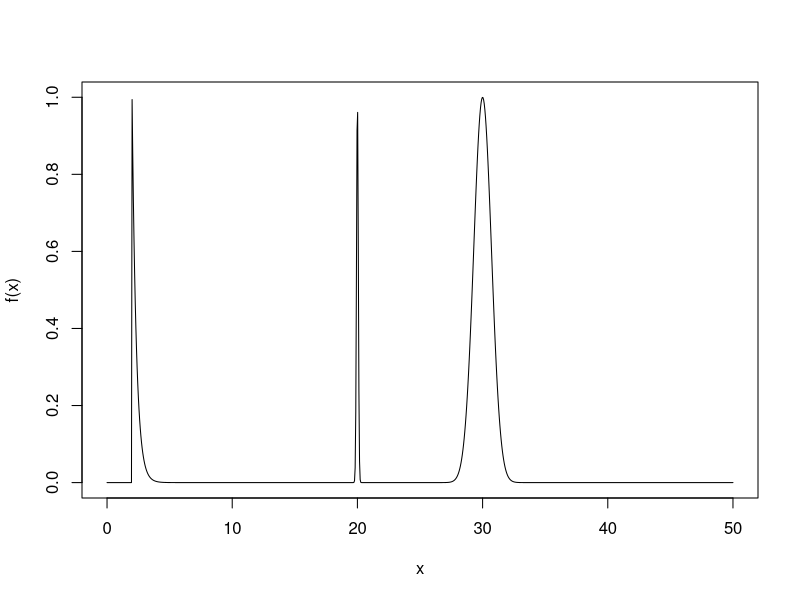
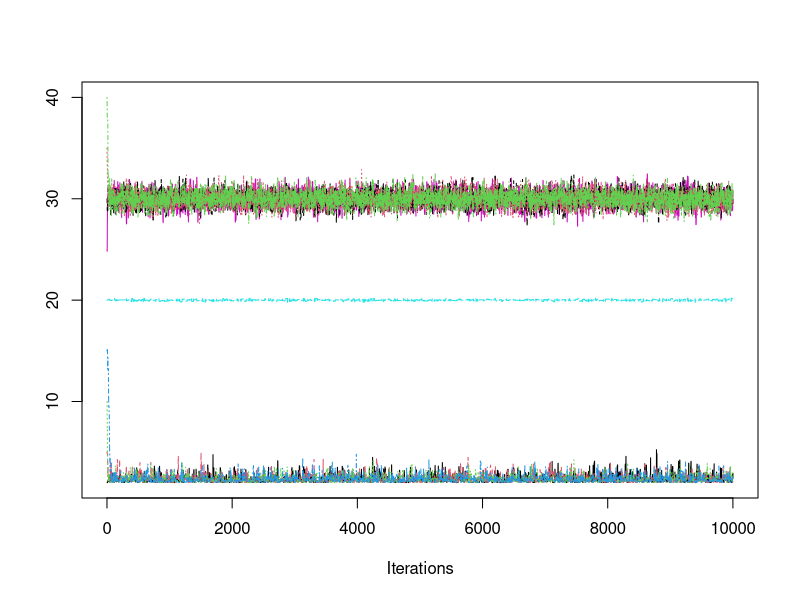
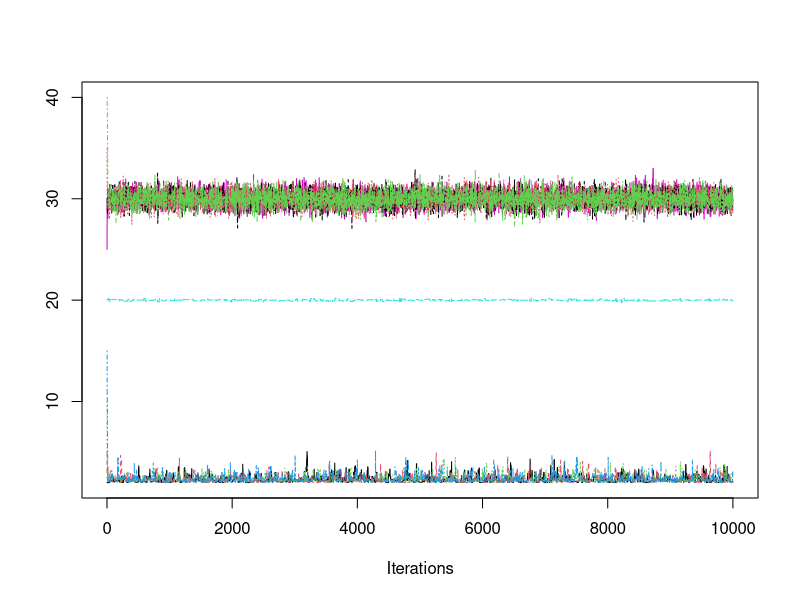
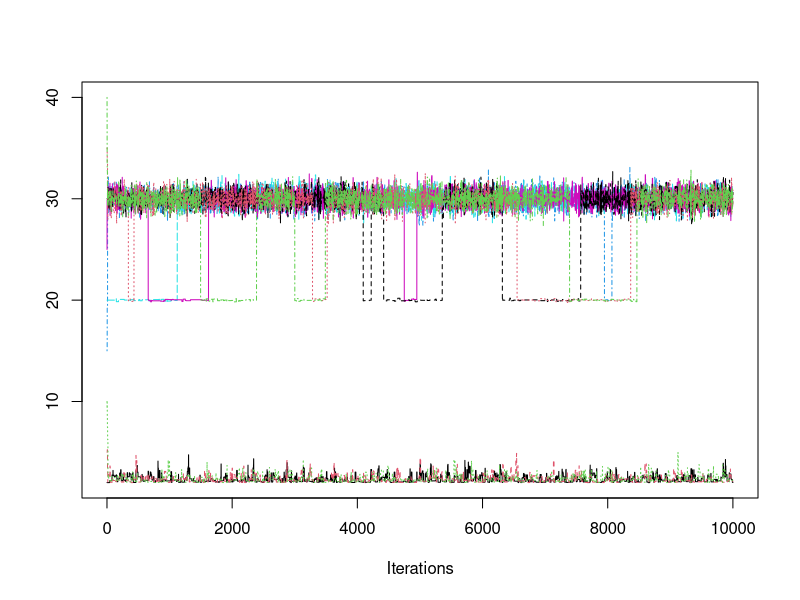
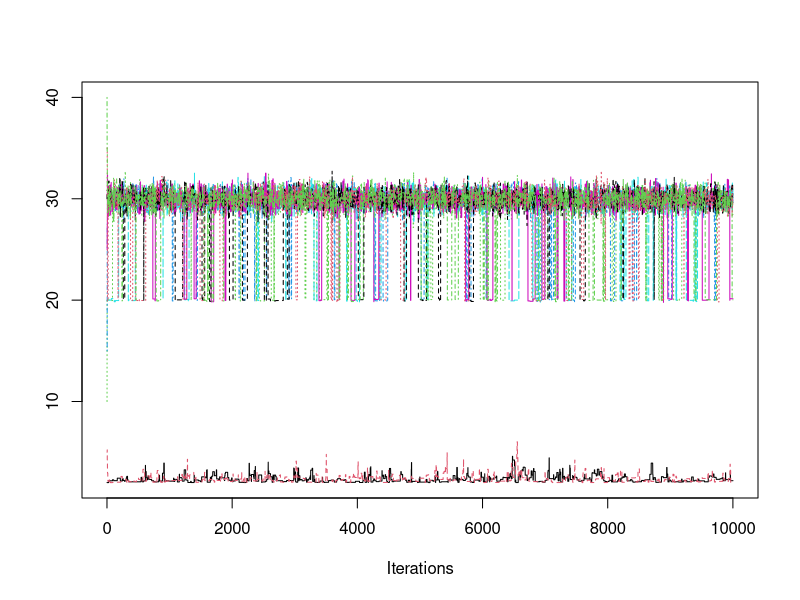
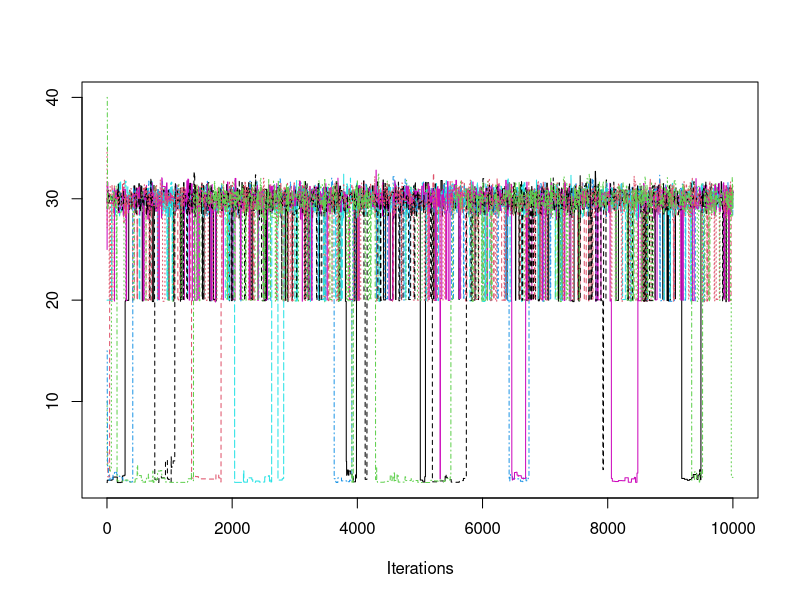
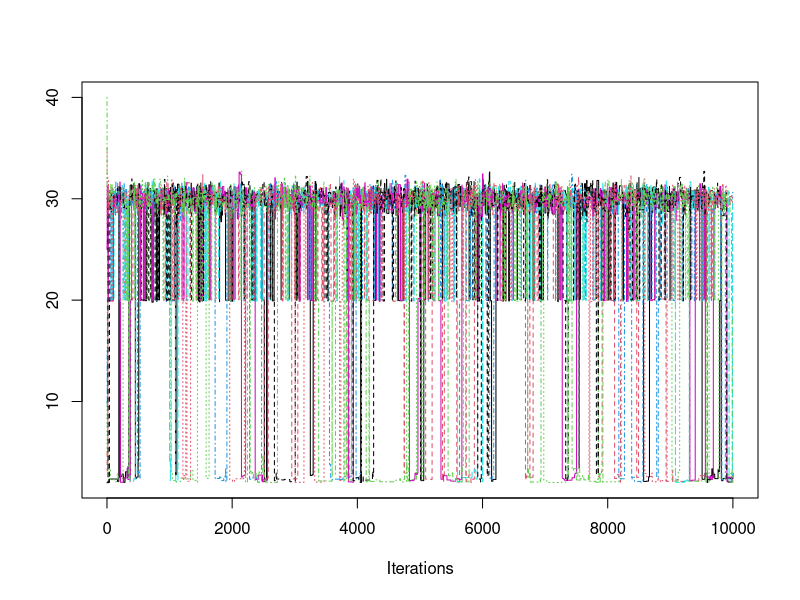
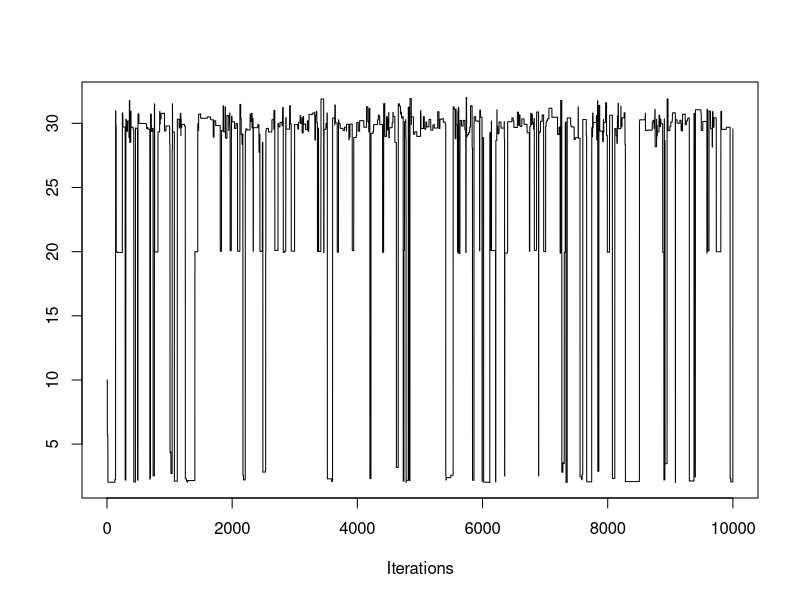

The R script that drew these images, in order:
## ---- chunk 1
knitr::opts_chunk$set(
  collapse = TRUE,
  comment = "#>"
)
include_solutions <- TRUE
## ---- chunk 2
require(rmarkdown)
require(knitr)
require(kableExtra)
# Put any library imports and other preamble here.
## ---- chunk 3
set.seed(17)

### Question 1a
library(coda)

target <- function(x) {
  if (x>=2){
    return (exp(-3*(x-2)) + exp(-(x-30)^2) + exp(-((x-20)^2)/0.01))
  }
  else{
    return (0)
  }
}

t=seq(0,50, length.out=1000)
plot(t, sapply(t, function(t) target(t)), type="l", xlab="x", ylab = "f(x)")

MetrHastw <- function(X0, sigmaprop, nsteps, f){
  X <- numeric(nsteps+1) 
  X[1] <- X0
  for (i in 2:(nsteps+1)){
    Y <- rnorm(1, mean=X[i-1],sd=sigmaprop)
    if (log(runif(1)) <= log(f(Y)) -log(f(X[i-1]))){
      X[i] <- Y}
    else{ X[i] <- X[i-1]}
   }
 X
} 

#seems larger variance is better when we have 10,000 samples for mixing. All chains converge pretty fast, it's just the different modes that make this distribution difficult.

#I should also compute the Gelman Rubin statistic for each chain as a quantitative way to display convergence or lack thereof

X0s <- c(2, 5, 10, 15, 20, 25, 30, 35, 40)
chains1 <-lapply(X0s, function(x0) mcmc(MetrHastw(x0, sigmaprop=1, nsteps=10000, f=target)))
traceplot(chains1) #maybe some labels would be nice. Particularly that the variance here is 1.

chains2 <-lapply(X0s, function(x0) mcmc(MetrHastw(x0, sigmaprop=2, nsteps=10000, f=target)))
traceplot(chains2)

chains3 <-lapply(X0s, function(x0) mcmc(MetrHastw(x0, sigmaprop=3, nsteps=10000, f=target)))
traceplot(chains3)

chains4 <-lapply(X0s, function(x0) mcmc(MetrHastw(x0, sigmaprop=5, nsteps=10000, f=target)))
traceplot(chains4) #actually ends up completely missing the mass around x=20

chains5 <-lapply(X0s, function(x0) mcmc(MetrHastw(x0, sigmaprop=8, nsteps=10000, f=target)))
traceplot(chains5) 

chains6 <- lapply(X0s, function(x0) mcmc(MetrHastw(x0, sigmaprop=11, nsteps=10000, f=target)))
traceplot(chains6) 

X0s2 <- c(10)

chains_large <- lapply(X0s2, function(x0) mcmc(MetrHastw(x0, sigmaprop=20, nsteps=10000, f=target)))
traceplot(chains_large) #it seems all of them cover the space but it's hard to see if they find that mode at 20 since they move around so much. Might be easier to focus on fewer chains for this

## ---- chunk 4

### Question 1b

#Idea: could use an independence sampler

target <- function(x) {
  if (x>=2){
    return (exp(-3*(x-2)) + exp(-(x-30)^2) + exp(-((x-20)^2)/0.01))
  }
  else{
    return (0)
  }
}


MH_newprop <- function(X0, nsteps, f){
  X <- numeric(nsteps+1) 
  X[1] <- X0
  
  for (i in 2:(nsteps+1)){
    Y <- runif(1, min=2, max=45)
    log_acc <- log(f(Y)) - log(f(X[i-1])) #the proposal densities cancel out as they are the same everywhere 
    
    if (log(runif(1)) <= log_acc){
      X[i] <- Y
    }
    else{X[i] <- X[i-1]}
   }
 X
} 

X0sb <- c(5,15,25)

chains_b <- lapply(X0sb, function(x0) mcmc(MH_newprop(x0, nsteps=10000, f=target)))
traceplot(chains_b)


## ---- chunk 5
### Question 1c

paralleltemp <- function(num.steps, Ts, sigmas) { #should probably add a target to this distribution
  M <- length(Ts)
  samples <- matrix(NA, nrow = num.steps, ncol=M)
  
  X <- rep(0, M)
  
  for (n in 1:num.steps) {
      # we are going to do a x-step
      for (m in 1:M) {
        y <- X[m] + sigmas[m]*rnorm(1)
        alpha <- g(y)^(1/Ts[m]) / g(X[m])^(1/Ts[m]) #where does this come from in the algorithm???
        
        if (runif(1) <= alpha) {
          X[m] <- y
        }
      }
      ### we are going for a swap
      m <- sample(1:(M-1), 1)
      
      num = (g(X[m])^(1/Ts[m+1])*g(X[m+1])^(1/Ts[m]))
      denom = (g(X[m])^(1/Ts[m])*g(X[m+1])^(1/Ts[m+1]))
      
      if (runif(1) <= num/denom) {
        X[c(m, m+1)] = X[c(m+1, m)]
      }
    
    samples[n, ] = X
  }
  
  return(samples)
}
